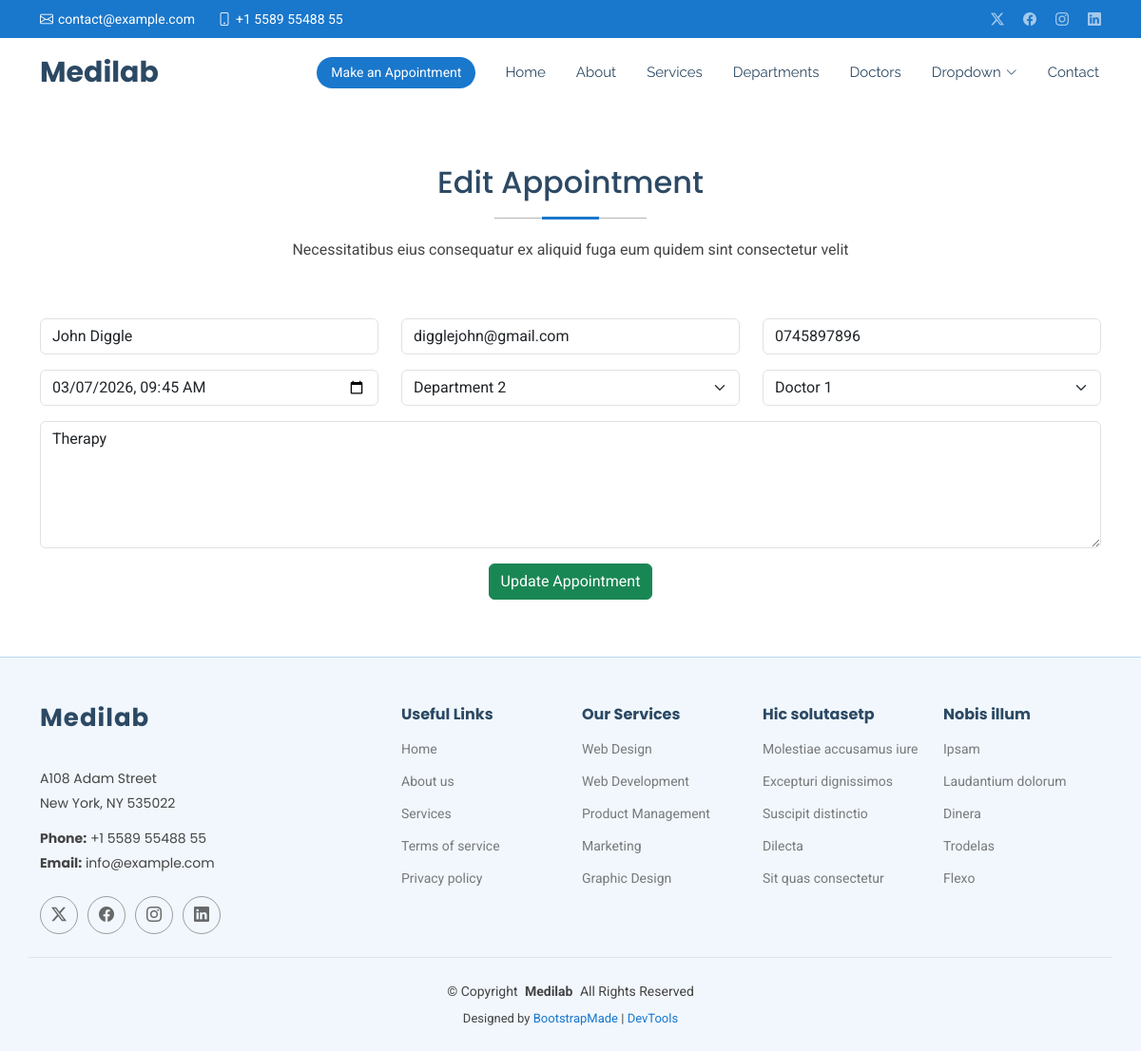
The app's page /edit/12 with its own data.
### CareApp/models.py (models this page shows, shortened)
class MyAppointments(models.Model):
    name = models.CharField(max_length=200)
    email = models.EmailField()
    phone = models.CharField(max_length=50)
    date = models.DateTimeField()
    department = models.CharField(max_length=100)
    doctor = models.CharField(max_length=100)
    message= models.TextField()

### CareApp/views.py (the view)
# urls.py: path('edit/<int:id>', views.edit),
def edit(request, id):
    editappointment= get_object_or_404(MyAppointments, id=id)
    if request.method =='POST':
        editappointment.name = request.POST.get('name')
        editappointment.email = request.POST.get('email')
        editappointment.phone = request.POST.get('phone')
        editappointment.date = request.POST.get('date')
        editappointment.department = request.POST.get('department')
        editappointment.doctor = request.POST.get('doctor')
        editappointment.message = request.POST.get('message')
        editappointment.save()
        return redirect('/show')
    else:
        return render(request,'edit.html', {'editappointment': editappointment})

### template/edit.html (shortened to what this page needs)
{% extends 'starter-page.html'    %}
{%  load static  % }
   {%  block content  %}
    <section id="appointment" class="appointment section">
      <div class="container section-title" data-aos="fade-up">
        <h2>Edit Appointment</h2>
        <p>Necessitatibus eius consequatur ex aliquid fuga eum quidem sint consectetur velit</p>
      </div>
      <div class="container" data-aos="fade-up" data-aos-delay="100">
        <form  method="post" >
          <div class="row">
            <div class="col-md-4 form-group">
              <input type="text" value="{{editappointment.name}}" name="name" class="form-control" id="name" placeholder="Your Name" required="">
            </div>
            <div class="col-md-4 form-group mt-3 mt-md-0">
              <input type="email" value="{{editappointment.email}}" class="form-control" name="email" id="email" placeholder="Your Email" required="">
            </div>
            <div class="col-md-4 form-group mt-3 mt-md-0">
              <input type="tel" value="{{editappointment.phone}}"   class="form-control" name="phone" id="phone" placeholder="Your Phone" required="">
            </div>
          </div>
          <div class="row">
            <div class="col-md-4 form-group mt-3">
              <input type="datetime-local"  value="{{ editappointment.date|date:'Y-m-d\\TH:i' }}" name="date" class="form-control datepicker" id="date" placeholder="Appointment Date" required="">
            </div>
            <div class="col-md-4 form-group mt-3">
              <select name="department" id="department" class="form-select" required="">
            <option value="Department 2" {% if editappointment.department == "Department 2" %}selected{% endif %}>Department 2</option>
              </select>
            </div>
            <div class="col-md-4 form-group mt-3">
              <select name="doctor" id="doctor" class="form-select" required="">
            <option value="Doctor 1" {% if editappointment.doctor == "Doctor 1" %}selected{% endif %}>Doctor 1</option>
              </select>
            </div>
          </div>
          <div class="form-group mt-3">
            <textarea class="form-control" name="message" rows="5" placeholder="Message (Optional)">{{editappointment.message}}</textarea>
          </div>
          <div class="mt-3">
            <div class="text-center"><button type="submit" class="btn btn-success">Update Appointment</button></div>
          </div>
        </form>
      </div>
    </section>

### static/assets/css/main.css (style rules this page uses)
:root { --default-font: "Roboto", system-ui, -apple-system, "Segoe UI", Roboto, "Helvetica Neue", Arial, "Noto Sans", "Liberation Sans", sans-serif, "Apple Color Emoji", "Segoe UI Emoji", "Segoe UI Symbol", "Noto Color Emoji"; --heading-font: "Poppins", sans-serif; --nav-font: "Raleway", sans-serif; }
:root { --background-color: #ffffff; --default-color: #444444; --heading-color: #2c4964; --accent-color: #1977cc; --surface-color: #ffffff; --contrast-color: #ffffff; }
:root { --nav-color: #2c4964; --nav-hover-color: #1977cc; --nav-mobile-background-color: #ffffff; --nav-dropdown-background-color: #ffffff; --nav-dropdown-color: #2c4964; --nav-dropdown-hover-color: #1977cc; }
:root { scroll-behavior: smooth; }
body { color: var(--default-color); background-color: var(--background-color); font-family: var(--default-font); }
h1, h2, h3, h4, h5, h6 { color: var(--heading-color); font-family: var(--heading-font); }
section, .section { color: var(--default-color); background-color: var(--background-color); padding: 60px 0; scroll-margin-top: 72px; overflow: clip; }
.section-title { text-align: center; padding-bottom: 60px; position: relative; }
.section-title h2 { font-size: 32px; font-weight: 500; margin-bottom: 20px; padding-bottom: 20px; position: relative; }
.section-title h2:before { content: ""; position: absolute; display: block; width: 160px; height: 1px; background: color-mix(in srgb, var(--default-color), transparent 60%); left: 0; right: 0; bottom: 1px; margin: auto; }
.section-title h2::after { content: ""; position: absolute; display: block; width: 60px; height: 3px; background: var(--accent-color); left: 0; right: 0; bottom: 0; margin: auto; }
.section-title p { margin-bottom: 0; }

### records on screen
MyAppointments: name "John Diggle", email "digglejohn@gmail.com", phone "0745897896", date "03/07/2026 09:45", department "Department 2", doctor "Doctor 1", message "Therapy"
